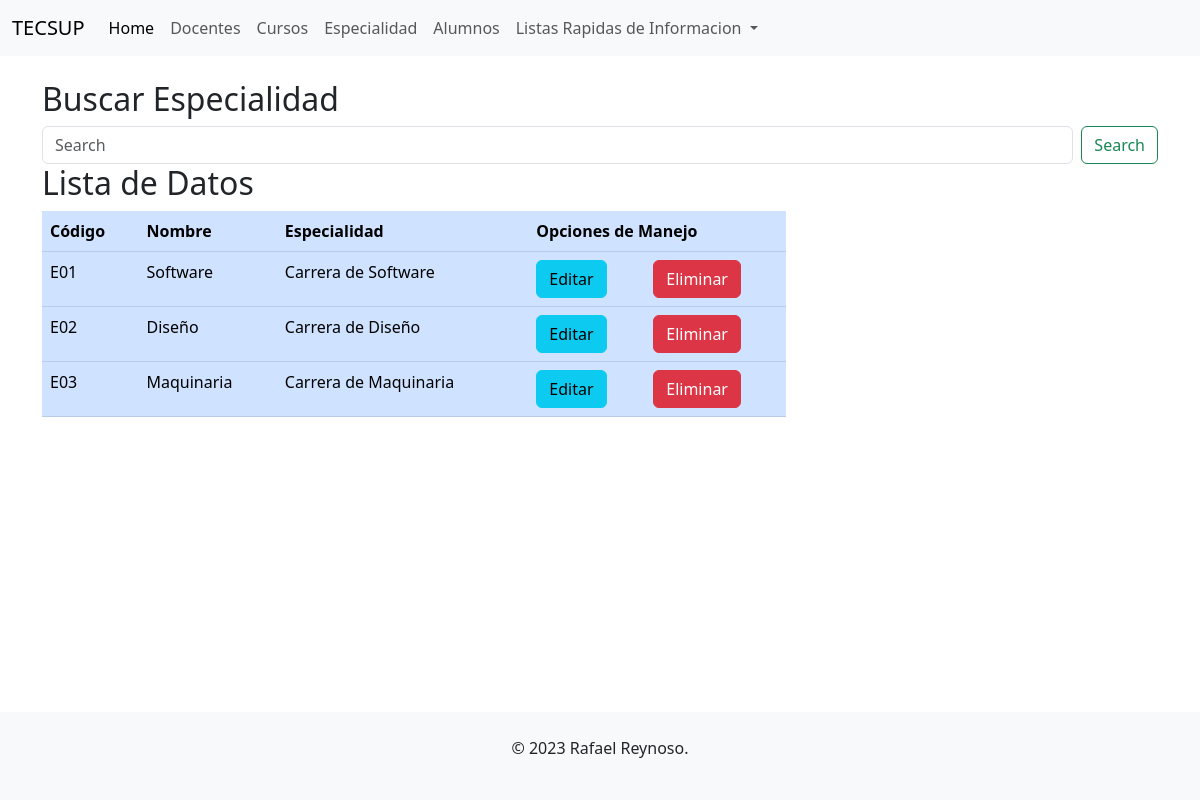
/buscarespecialidad, run on the app's committed database.
### Aplicaciones/Academicos/models.py (models this page shows, shortened)
class Especialidad(models.Model):
    idEspecialidad = models.CharField(primary_key=True, max_length=6)
    nombre = models.CharField(max_length=50)
    descripcion = models.CharField(max_length=200)

### Aplicaciones/Academicos/views.py (the view)
# urls.py: path('buscarespecialidad', views.buscarespecialidad, name= 'buscarespecialidad'),
def buscarespecialidad(request):
    if request.method == "POST":
        buscarnombre = request.POST.get('nombre')
        busqueda=Especialidad.objects.filter(nombre__icontains=buscarnombre)
        return render(request,'BuscarCursos.html',{"data":busqueda})
    else:
        especialidadListado = Especialidad.objects.all()
        return render(request, "BuscarEspecialidad.html",{"data":especialidadListado})

### Aplicaciones/Academicos/templates/BuscarEspecialidad.html (shortened to what this page needs)
{% extends './Base.html' %}
{% block body %}
<h2>Buscar Especialidad</h2>
<form class="d-flex" role="search" method="POST" name="nombre" >
    <input class="form-control me-2" type="search" placeholder="Search" aria-label="Search" name="nombre">
    <button class="btn btn-outline-success" type="submit">Search</button>
</form>
<div class="col-sm-12 col-md-6 col-lg-8 col-xl-8">
    <h2>Lista de Datos</h2>
    <table class="table table-primary">
        <thead>
            <tr>
                <th>Código</th>
                <th>Nombre</th>
                <th>Especialidad</th>
                <th colspan="2">Opciones de Manejo</th>
            </tr>
        </thead>
        <tbody>
            {% for e in data %}
            <tr>
                <td>{{ e.idEspecialidad }}</td>
                <td>{{ e.nombre }}</td>
                <td>{{ e.descripcion }}</td>
                <td><a href="edicionespecialidad/{{ e.idEspecialidad }}" class="btn btn-info">Editar</a></td>
                <td><a href="eliminarespecialidad/{{ e.idEspecialidad }}" class="btn btn-danger">Eliminar</a></td>
            </tr>
            {% endfor %}
        </tbody>
    </table>
</div>
</div>
{% endblock %}

### Aplicaciones/Academicos/templates/Base.html (style rules this page uses)
html, body { height: 100%; }
body { display: flex; flex-direction: column; }

### data on the page
Especialidad: idEspecialidad "E01", nombre "Software", descripcion "Carrera de Software"
Especialidad: idEspecialidad "E02", nombre "Diseño", descripcion "Carrera de Diseño"
Especialidad: idEspecialidad "E03", nombre "Maquinaria", descripcion "Carrera de Maquinaria"
